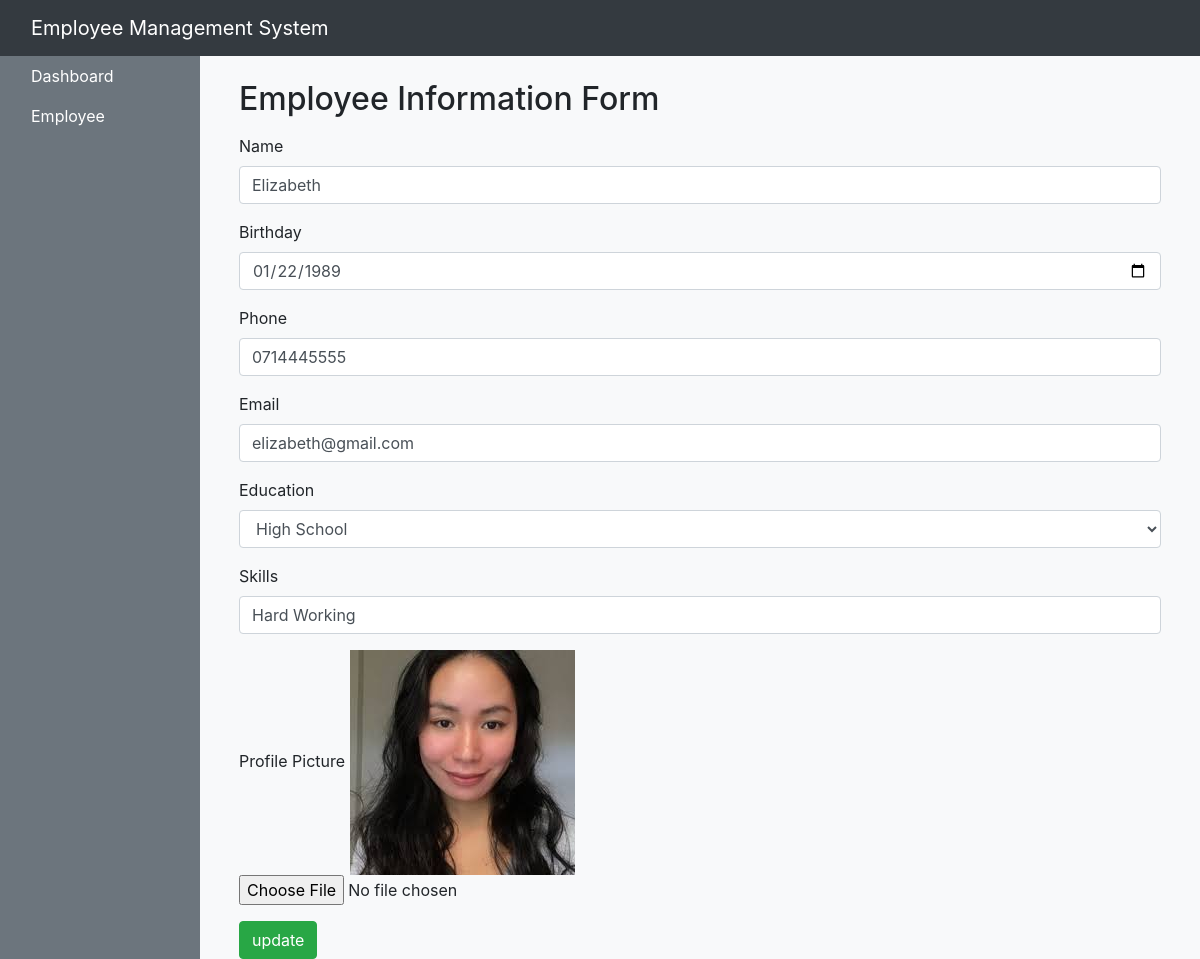
/SysComSolution/edit.php?update=16, run on the app's committed database.
### tables this page shows
CREATE TABLE IF NOT EXISTS `employee` (
  `eid` int NOT NULL AUTO_INCREMENT,
  `Name` varchar(10) NOT NULL,
  `Birthday` varchar(50) NOT NULL,
  `Phone` varchar(10) NOT NULL,
  `Email` varchar(100) NOT NULL,
  `Education` varchar(255) NOT NULL,
  `Skills` varchar(255) NOT NULL,
  `ProfilePic` varchar(20) NOT NULL,
  PRIMARY KEY (`eid`)
);

### SysComSolution/edit.php (the view, shortened to what this page needs)
<?php
    include 'config.php';
?>
<!DOCTYPE html>
<html lang="en">
<head>
    <link rel="stylesheet" href="https://maxcdn.bootstrapcdn.com/bootstrap/4.5.2/css/bootstrap.min.css">
</head>
<body class="bg-light">
        <?php
        include 'navbar.php'
        ?>
    <div class="container-fluid">
        <div class="row">
                <?php
                include 'sidebar.php'
                ?>
            <main class="col-md-9 ms-sm-auto col-lg-10 px-md-4">
            <section class="edit-employee-form">
                <div class="container mt-4">
                    <h2>Employee Information Form</h2>
<?php
   if(isset($_GET['update'])){
      $update_id = $_GET['update'];
      $update_query = mysqli_query($conn, "SELECT * FROM employee WHERE eid = '$update_id'") or die('query failed3');
      if(mysqli_num_rows($update_query) > 0){
         while($fetch_update = mysqli_fetch_assoc($update_query)){
?>
                    <form action="" method="post" enctype="multipart/form-data">
                        <div class="form-group">
                            <label for="name">Name</label>
                            <input type="text" class="form-control" name="update_name" value="<?php echo $fetch_update['Name']; ?>">
                        </div>
                        <div class="form-group">
                            <label for="name">Birthday</label>
                            <input type="date" class="form-control" name="update_bdy" value="<?php echo $fetch_update['Birthday']; ?>">
                        </div>
                        <div class="form-group">
                            <label for="name">Phone</label>
                            <input type="tel" class="form-control" name="update_phone" value="<?php echo $fetch_update['Phone']; ?>">
                        </div>
                        <div class="form-group">
                            <label for="name">Email</label>
                            <input type="email" class="form-control" name="update_email" value="<?php echo $fetch_update['Email']; ?>">
                        </div>
                        <div class="form-group">
                            <label for="name">Education</label>
                            <select class="form-control" name="update_edu" value="<?php echo $fetch_update['Education']; ?>">
                                <option>High School</option>
                            </select>
                        </div>
                        <div class="form-group">
                            <label for="name">Skills</label>
                            <input type="text" class="form-control" name="update_skill" value="<?php echo $fetch_update['Skills']; ?>">
                        </div>
                        <div class="form-group">
                            <label for="profilePicture">Profile Picture</label>
                            <img src="uploaded_img/<?php echo $fetch_update['ProfilePic']; ?>" alt="">
                            <input type="file" class="form-control-file" name="update_image" accept="image/jpg, image/jpeg, image/png">
                        </div>
                        <input type="submit" value="update" name="update_employee" class="btn btn-success">
                    </form>
                    <?php
                        }
                    }
                    }else{
                        echo '<script>document.querySelector(".edit-product-form").style.display = "none";</script>';
                    }
                    ?>
                </div>
            </section>
            </main>
        </div>
    </div>
</body>
</html>

### data on the page
employee: update_name "Elizabeth", update_bdy "01/22/1989", update_phone "0714445555", update_email "elizabeth@gmail.com", update_edu "High School", update_skill "Hard Working", ProfilePic (picture)
